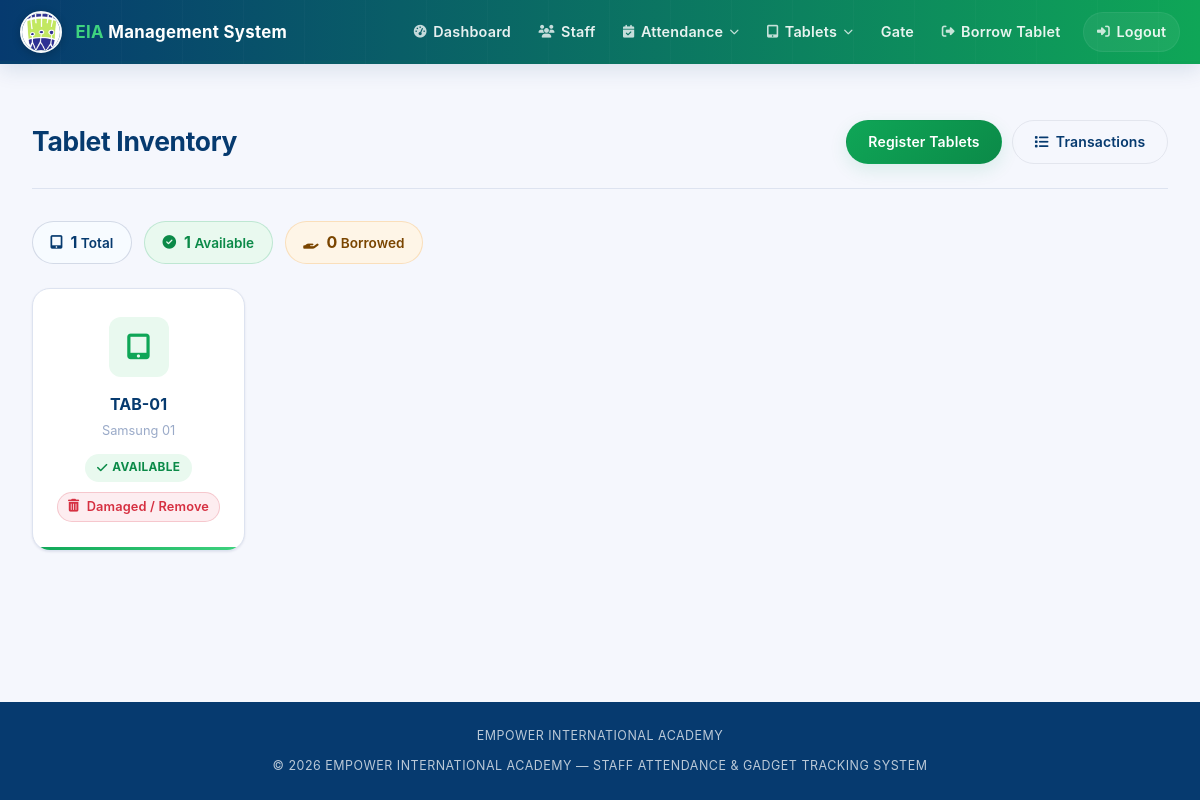
/tablets (signed in), run on the app's committed database.
### tables this page shows
CREATE TABLE tablets (
            id          INTEGER PRIMARY KEY AUTOINCREMENT,
            tablet_id   TEXT    NOT NULL UNIQUE,
            name        TEXT,
            is_active   INTEGER DEFAULT 1,
            created_at  TEXT    DEFAULT (datetime('now'))
        );

### app.py (the view)
@app.route('/tablets')
@login_required
def tablet_list():
    with get_db() as conn:
        tablets_raw = conn.execute("SELECT * FROM tablets WHERE is_active=1").fetchall()
        tablets = [{**dict(t), 'current_status': tablet_status(conn, t['id'])} for t in tablets_raw]
    return render_template('tablet_list.html', tablets=tablets)

### app.py (called while the page is built)
def get_db():
    conn = sqlite3.connect(DB_PATH)
    conn.row_factory = sqlite3.Row
    conn.execute("PRAGMA foreign_keys = ON")
    return conn

def login_required(f):
    @wraps(f)
    def decorated(*args, **kwargs):
        if 'logged_in' not in session:
            flash('Please log in to access this page.', 'warning')
            return redirect(url_for('login'))
        return f(*args, **kwargs)
    return decorated

def tablet_status(conn, tablet_db_id):
    row = conn.execute(
        "SELECT id FROM tablet_transactions WHERE tablet_id=? AND status='Borrowed'",
        (tablet_db_id,)
    ).fetchone()
    return 'Borrowed' if row else 'Available'

### templates/tablet_list.html (shortened to what this page needs)
{% extends 'base.html' %}
{% block content %}
<div class="page-header">
  <h1> Tablet Inventory</h1>
  <div style="display:flex;gap:.6rem">
    <a href="{{ url_for('add_tablet') }}" class="btn btn-primary">
       Register Tablets
    </a>
    <a href="{{ url_for('tablet_transactions') }}" class="btn btn-outline">
      <i class="fas fa-list"></i> Transactions
    </a>
  </div>
</div>
{% if tablets %}
{% set available_count = tablets | selectattr('current_status', 'equalto', 'Available') | list | length %}
{% set borrowed_count  = tablets | selectattr('current_status', 'equalto', 'Borrowed')  | list | length %}
<div class="inv-summary">
  <div class="inv-pill inv-total">
    <i class="fas fa-tablet-alt"></i>
    <span><strong>{{ tablets|length }}</strong> Total</span>
  </div>
  <div class="inv-pill inv-available">
    <i class="fas fa-check-circle"></i>
    <span><strong>{{ available_count }}</strong> Available</span>
  </div>
  <div class="inv-pill inv-borrowed">
    <i class="fas fa-hand-holding"></i>
    <span><strong>{{ borrowed_count }}</strong> Borrowed</span>
  </div>
</div>
<div class="tablet-grid">
  {% for tablet in tablets %}
  {% set status = tablet['current_status'] %}
  <div class="tablet-card {{ 'borrowed' if status == 'Borrowed' else 'available' }}">
    <div class="tablet-icon">
      <i class="fas fa-tablet-alt"></i>
    </div>
    <div class="tablet-info">
      <h3>{{ tablet.tablet_id }}</h3>
      <p>{{ tablet.name or 'No description' }}</p>
      <span class="badge {{ 'badge-yellow' if status == 'Borrowed' else 'badge-green' }}">
        {% if status == 'Borrowed' %}
          <i class="fas fa-hand-holding"></i>
        {% else %}
          <i class="fas fa-check"></i>
        {% endif %}
        {{ status }}
      </span>
      {% if status == 'Borrowed' %}
        <button class="btn btn-sm btn-delete-disabled" disabled
                title="Cannot delete — tablet is currently borrowed">
          <i class="fas fa-trash-alt"></i> Damaged / Remove
        </button>
      {% else %}
        <form method="POST" action="{{ url_for('delete_tablet', tablet_id=tablet.id) }}"
              onsubmit="return confirmDelete('{{ tablet.tablet_id }}')">
          <button type="submit" class="btn btn-sm btn-danger-soft">
            <i class="fas fa-trash-alt"></i> Damaged / Remove
          </button>
        </form>
      {% endif %}
    </div>
  </div>
  {% endfor %}
</div>
{% endif %}
{% endblock %}

### static/css/style.css (style rules this page uses)
:root { --navy: #063a6f; --navy-mid: #09457f; --navy-light: #165d9a; --navy-subtle: #eef4fb; --navy-ghost: #f7fbff; --green: #0fa657; --green-dark: #0b8a48; --green-light: #3fd37f; --green-subtle: #e9f9ef; --white: #ffffff; --surface: #f5f7fd; --surface-alt: #eef1f9; --ink: #0d1b3e; --ink-mid: #2d3f6b; --ink-light: #5a6a96; --ink-ghost: #9aaac8; --ink-rule: #dde3f0; --danger: #d63041; --danger-subtle: #fdedf0; --warning: #e8870a; --warning-subtle:#fef5e7; --info: #2672d4; --info-subtle: #eaf1fd; --shadow-xs: 0 1px 3px rgba(10,31,92,.06), 0 1px 2px rgba(10,31,92,.04); --shadow-sm: 0 2px 8px rgba(10,31,92,.08), 0 1px 4px rgba(10,31,92,.05); --shadow-md: 0 4px 20px rgba(10,31,92,.10), 0 2px 8px rgba(10,31,92,.06); --shadow-lg: 0 12px 40px rgba(10,31,92,.14), 0 4px 16px rgba(10,31,92,.08); --shadow-xl: 0 24px 64px rgba(10,31,92,.18), 0 8px 24px rgba(10,31,92,.10); --radius-xs: 4px; --radius-sm: 8px; --radius: 12px; --radius-lg: 18px; --radius-xl: 24px; --ease: cubic-bezier(.4, 0, .2, 1); --ease-out: cubic-bezier(0, 0, .2, 1); --ease-spring: cubic-bezier(.34, 1.56, .64, 1); --duration: 220ms; --duration-slow: 380ms; --font-display: 'Inter', system-ui, -apple-system, 'Segoe UI', Roboto, 'Helvetica Neue', Arial; --font-body: 'Inter', system-ui, -apple-system, 'Segoe UI', Roboto, 'Helvetica Neue', Arial; }
*, *::before, *::after { box-sizing: border-box; margin: 0; padding: 0; }
html { scroll-behavior: smooth; }
body { font-family: var(--font-body); font-size: 15px; line-height: 1.6; background: var(--surface); color: var(--ink); min-height: 100vh; display: flex; flex-direction: column; -webkit-font-smoothing: antialiased; -moz-osx-font-smoothing: grayscale; }
a { color: inherit; text-decoration: none; }
.btn { display: inline-flex; align-items: center; gap: .45rem; padding: .6rem 1.35rem; border-radius: 999px; font-family: var(--font-body); font-size: .875rem; font-weight: 600; letter-spacing: .15px; cursor: pointer; border: 1.5px solid transparent; transition: background var(--duration) var(--ease), box-shadow var(--duration) var(--ease), transform var(--duration) var(--ease-spring), border-color var(--duration) var(--ease); text-decoration: none; white-space: nowrap; position: relative; overflow: hidden; }
.btn::after { content: ''; position: absolute; inset: 0; background: rgba(255,255,255,0); transition: background var(--duration) var(--ease); }
.btn-primary { background: linear-gradient(135deg, var(--green), var(--green-dark)); color: var(--white); box-shadow: 0 6px 18px rgba(15,158,94,.12); }
.btn-outline { background: transparent; border-color: rgba(13,27,62,.08); color: var(--navy); }
.btn-sm { padding: .4rem .85rem; font-size: .8rem; }
.page-header { display: flex; justify-content: space-between; align-items: flex-start; margin-bottom: 2rem; flex-wrap: wrap; gap: 1rem; padding-bottom: 1.5rem; border-bottom: 1px solid var(--ink-rule); }
.page-header h1 { font-family: var(--font-display); font-size: 1.65rem; font-weight: 700; color: var(--navy); letter-spacing: -.3px; display: flex; align-items: center; gap: .6rem; }
.badge { display: inline-flex; align-items: center; gap: .3rem; padding: .28rem .75rem; border-radius: 999px; font-size: .74rem; font-weight: 700; letter-spacing: .3px; text-transform: uppercase; white-space: nowrap; }
.badge-green { background: var(--green-subtle); color: var(--green-dark); }
.tablet-grid { display: grid; grid-template-columns: repeat(auto-fill, minmax(190px, 1fr)); gap: 1.1rem; }
.tablet-card { background: var(--white); border-radius: var(--radius-lg); padding: 1.75rem 1.5rem; text-align: center; box-shadow: var(--shadow-xs); border: 1.5px solid var(--ink-rule); transition: transform var(--duration) var(--ease-spring), box-shadow var(--duration) var(--ease); position: relative; overflow: hidden; }
.tablet-card::after { content: ''; position: absolute; bottom: 0; left: 0; right: 0; height: 3px; }
.tablet-card.available::after { background: linear-gradient(90deg, var(--green), var(--green-light)); }
.tablet-icon { width: 60px; height: 60px; border-radius: var(--radius); display: flex; align-items: center; justify-content: center; font-size: 1.6rem; margin: 0 auto .9rem; }
.tablet-card.available .tablet-icon { background: var(--green-subtle); color: var(--green); }
.tablet-info h3 { font-family: var(--font-display); font-size: 1rem; font-weight: 700; color: var(--navy); margin-bottom: .25rem; }
.tablet-info p { font-size: .8rem; color: var(--ink-ghost); margin-bottom: .75rem; }

### data on the page
tablets: tablet_id "TAB-01", name "Samsung 01", status "AVAILABLE"

### other printed values
{{ tablets|length }} "1"
{{ available_count }} "1"
{{ borrowed_count }} "0"
